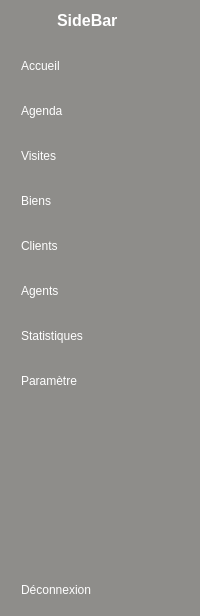
     <widget class="QWidget" name="icon_name_widget" native="true">
      <property name="styleSheet">
       <string notr="true">QWidget{
background-color: rgb(142, 141, 138);
color:white;
}

QPushButton{
color:white;
text-align:left;
height: 30px;
border:none;
padding-left:10px;
border-top-left-radius:10px;
border-bottom-left-radius:10px;
}

QPushButton:checked{
background-color:#F5FAFE;
color:rgb(142, 141, 138);
font-weight:bold;
}</string>
      </property>
      <layout class="QVBoxLayout" name="verticalLayout_4">
       <property name="rightMargin">
        <number>0</number>
       </property>
       <item>
        <layout class="QHBoxLayout" name="horizontalLayout">
         <property name="rightMargin">
          <number>20</number>
         </property>
         <item>
          <widget class="QLabel" name="label_2">
           <property name="minimumSize">
            <size>
             <width>40</width>
             <height>0</height>
            </size>
           </property>
           <property name="maximumSize">
            <size>
             <width>40</width>
             <height>40</height>
            </size>
           </property>
           <property name="text">
            <string/>
           </property>
           <property name="pixmap">
            <pixmap resource="resources.qrc">:/images/00241_Real_Estate_logo_happy_house-04.webp</pixmap>
           </property>
          </widget>
         </item>
         <item>
          <widget class="QLabel" name="label_3">
           <property name="font">
            <font>
             <pointsize>12</pointsize>
             <weight>75</weight>
             <bold>true</bold>
            </font>
           </property>
           <property name="text">
            <string>SideBar</string>
           </property>
          </widget>
         </item>
        </layout>
       </item>
       <item>
        <layout class="QVBoxLayout" name="verticalLayout_2">
         <property name="spacing">
          <number>15</number>
         </property>
         <property name="topMargin">
          <number>15</number>
         </property>
         <item>
          <widget class="QPushButton" name="accueil_2">
           <property name="text">
            <string>Accueil</string>
           </property>
           <property name="icon">
            <iconset resource="resources.qrc">
             <normaloff>:/images/logo_dashboard.png</normaloff>
             <normalon>:/images/logo_dashboard_gris.png</normalon>:/images/logo_dashboard.png</iconset>
           </property>
           <property name="checkable">
            <bool>true</bool>
           </property>
           <property name="autoExclusive">
            <bool>true</bool>
           </property>
          </widget>
         </item>
         <item>
          <widget class="QPushButton" name="agenda_2">
           <property name="text">
            <string>Agenda</string>
           </property>
           <property name="icon">
            <iconset resource="resources.qrc">
             <normaloff>:/images/logo_agenda.png</normaloff>
             <normalon>:/images/logo_agenda_gris.png</normalon>:/images/logo_agenda.png</iconset>
           </property>
           <property name="checkable">
            <bool>true</bool>
           </property>
           <property name="autoExclusive">
            <bool>true</bool>
           </property>
          </widget>
         </item>
         <item>
          <widget class="QPushButton" name="visites_2">
           <property name="text">
            <string>Visites</string>
           </property>
           <property name="icon">
            <iconset resource="resources.qrc">
             <normaloff>:/images/47973.png</normaloff>
             <normalon>:/images/logo_visites_gris.png</normalon>:/images/47973.png</iconset>
           </property>
           <property name="checkable">
            <bool>true</bool>
           </property>
           <property name="autoExclusive">
            <bool>true</bool>
           </property>
          </widget>
         </item>
         <item>
          <widget class="QPushButton" name="biens_2">
           <property name="text">
            <string>Biens</string>
           </property>
           <property name="icon">
            <iconset resource="resources.qrc">
             <normaloff>:/images/logo_biens.png</normaloff>
             <normalon>:/images/logo_biens_gris.png</normalon>:/images/logo_biens.png</iconset>
           </property>
           <property name="checkable">
            <bool>true</bool>
           </property>
           <property name="autoExclusive">
            <bool>true</bool>
           </property>
          </widget>
         </item>
         <item>
          <widget class="QPushButton" name="clients_2">
           <property name="text">
            <string>Clients</string>
           </property>
           <property name="icon">
            <iconset resource="resources.qrc">
             <normaloff>:/images/logo_client.png</normaloff>
             <normalon>:/images/logo_client_gris.png</normalon>:/images/logo_client.png</iconset>
           </property>
           <property name="checkable">
            <bool>true</bool>
           </property>
           <property name="autoExclusive">
            <bool>true</bool>
           </property>
          </widget>
         </item>
         <item>
          <widget class="QPushButton" name="agents_2">
           <property name="text">
            <string>Agents</string>
           </property>
           <property name="icon">
            <iconset resource="resources.qrc">
             <normaloff>:/images/logo_agents.png</normaloff>
             <normalon>:/images/logo_agents_gris.png</normalon>:/images/logo_agents.png</iconset>
           </property>
           <property name="checkable">
            <bool>true</bool>
           </property>
           <property name="autoExclusive">
            <bool>true</bool>
           </property>
          </widget>
         </item>
         <item>
          <widget class="QPushButton" name="statistiques_2">
           <property name="text">
            <string>Statistiques</string>
           </property>
           <property name="icon">
            <iconset resource="resources.qrc">
             <normaloff>:/images/logo_statistique.png</normaloff>
             <normalon>:/images/logo_statistique_gris.png</normalon>:/images/logo_statistique.png</iconset>
           </property>
           <property name="checkable">
            <bool>true</bool>
           </property>
           <property name="autoExclusive">
            <bool>true</bool>
           </property>
          </widget>
         </item>
         <item>
          <widget class="QPushButton" name="parametre_2">
           <property name="text">
            <string>Paramètre</string>
           </property>
           <property name="icon">
            <iconset resource="resources.qrc">
             <normaloff>:/images/logo_parametre.png</normaloff>
             <normalon>:/images/logo_parametre_gris.png</normalon>:/images/logo_parametre.png</iconset>
           </property>
           <property name="checkable">
            <bool>true</bool>
           </property>
           <property name="autoExclusive">
            <bool>true</bool>
           </property>
          </widget>
         </item>
        </layout>
       </item>
       <item>
        <spacer name="verticalSpacer_2">
         <property name="orientation">
          <enum>Qt::Vertical</enum>
         </property>
         <property name="sizeHint" stdset="0">
          <size>
           <width>20</width>
           <height>173</height>
          </size>
         </property>
        </spacer>
       </item>
       <item>
        <widget class="QPushButton" name="pushButton_11">
         <property name="text">
          <string>Déconnexion</string>
         </property>
         <property name="icon">
          <iconset resource="resources.qrc">
           <normaloff>:/images/logo_connxion.png</normaloff>:/images/logo_connxion.png</iconset>
         </property>
         <property name="checkable">
          <bool>true</bool>
         </property>
        </widget>
       </item>
      </layout>
     </widget>
